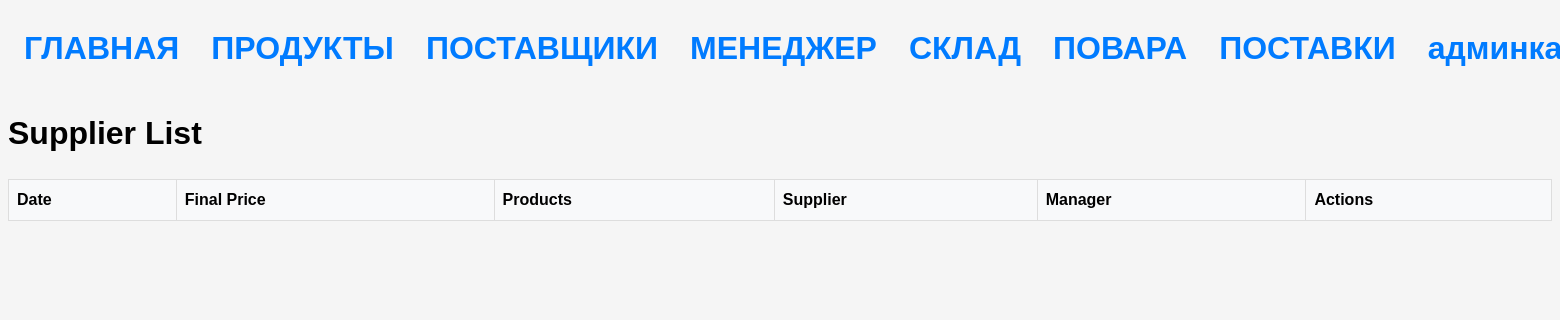
Page /supplies/ on the earlier database version.
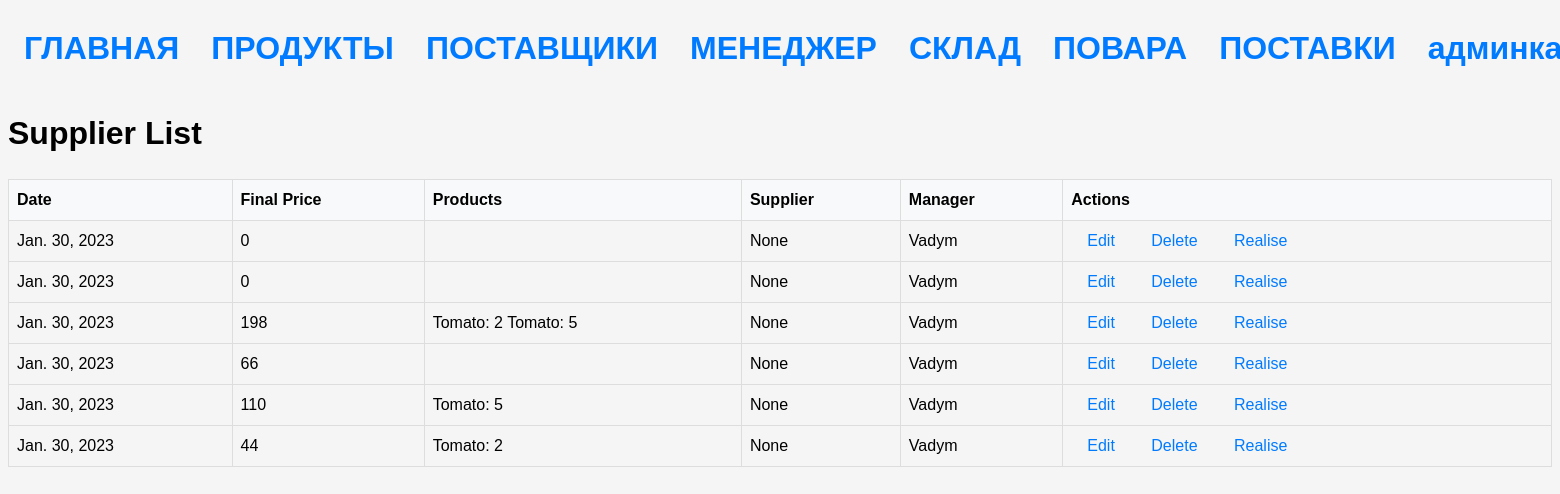
Same page on the later database version.
### stock/models.py (models this page shows, shortened)
class Supplies(Model):
    create_at = models.DateField(auto_now=True)
    final_price = models.IntegerField()
    realised = models.BooleanField(default=False)
    supplier = models.ForeignKey(Supplier, on_delete=models.SET_NULL, null=True)
    manager = models.ForeignKey(Manager, on_delete=models.SET_NULL, null=True)
    @property
    def products(self):
        return SuppliedProduct.objects.filter(suplie=self)

class Manager(Model):
    first_name = models.CharField(max_length=64)
    last_name = models.CharField(max_length=64)
    surname = models.CharField(max_length=64)
    phone = models.CharField(max_length=24)

class SuppliedProduct(Model):
    product = models.ForeignKey(SupplierProduct, on_delete=models.CASCADE)
    amount = models.PositiveIntegerField()
    suplie = models.ForeignKey("Supplies", null=True, on_delete=models.CASCADE)
    @property
    def name(self):
        return f"{self.product.product.name}: {self.amount}"

class SupplierProduct(Model):
    product = models.ForeignKey(Product, on_delete=models.CASCADE, null=True)
    supplier = models.ForeignKey(Supplier, on_delete=models.CASCADE, null=True)
    price = models.FloatField()

class Product(Model):
    name = models.CharField(max_length=64)
    term = models.IntegerField()
    measure = models.ForeignKey(Measure, on_delete=models.CASCADE)

### stock/views.py (the view)
# urls.py: path('supplies/', SuppliesListView.as_view(), name='supplies'),
class SuppliesListView(ListView):
    model = Supplies
    template_name = 'supplies/supplies_list.html'
    context_object_name = 'supplies'

### templates/supplies/supplies_list.html
{% extends 'base.html' %}
{% block content %}
  <h1>Supplier List</h1>
    <table>
        <thead>
          <tr>
            <th>Date</th>
            <th>Final Price</th>
            <th>Products</th>
            <th>Supplier</th>
            <th>Manager</th>
            <th>Actions</th>
          </tr>
        </thead>
        <tbody>
          {% for supply in supplies %}
          <tr>
            <td>{{ supply.create_at }}</td>
            <td>{{ supply.final_price }}</td>
            <td>
              {% for product in supply.products %}
              {{ product.name }}
              {% endfor %}
            </td>
            <td>{{ supply.supplier }}</td>
            <td>{{ supply.manager.first_name }}</td>
            <td>
              <a href="{% url 'update_supplies' supply.pk %}">Edit</a>
              <a href="{% url 'delete_supplies' supply.pk %}" >Delete</a>
                {% if not supply.realised %}
                <a href={% url 'realise_suplie' supply.pk %}>Realise</a>
                {% endif %}
            </td>
          </tr>
          {% endfor %}
        </tbody>
      </table>
  {%endblock%}

Differences in the rows shown:
added Supplies: create_at "Jan. 30, 2023", final_price "0", supplier "None", manager.first_name "Vadym", realised "Realise"
added Supplies: create_at "Jan. 30, 2023", final_price "0", supplier "None", manager.first_name "Vadym", realised "Realise"
added Supplies: create_at "Jan. 30, 2023", final_price "198", supplier "None", manager.first_name "Vadym", realised "Realise"
added SuppliedProduct: name "Tomato: 2", shown under "Jan. 30, 2023"
added SuppliedProduct: name "Tomato: 5", shown under "Jan. 30, 2023"
added Supplies: create_at "Jan. 30, 2023", final_price "66", supplier "None", manager.first_name "Vadym", realised "Realise"
added Supplies: create_at "Jan. 30, 2023", final_price "110", supplier "None", manager.first_name "Vadym", realised "Realise"
added SuppliedProduct: name "Tomato: 5", shown under "Jan. 30, 2023"
added Supplies: create_at "Jan. 30, 2023", final_price "44", supplier "None", manager.first_name "Vadym", realised "Realise"
added SuppliedProduct: name "Tomato: 2", shown under "Jan. 30, 2023"
